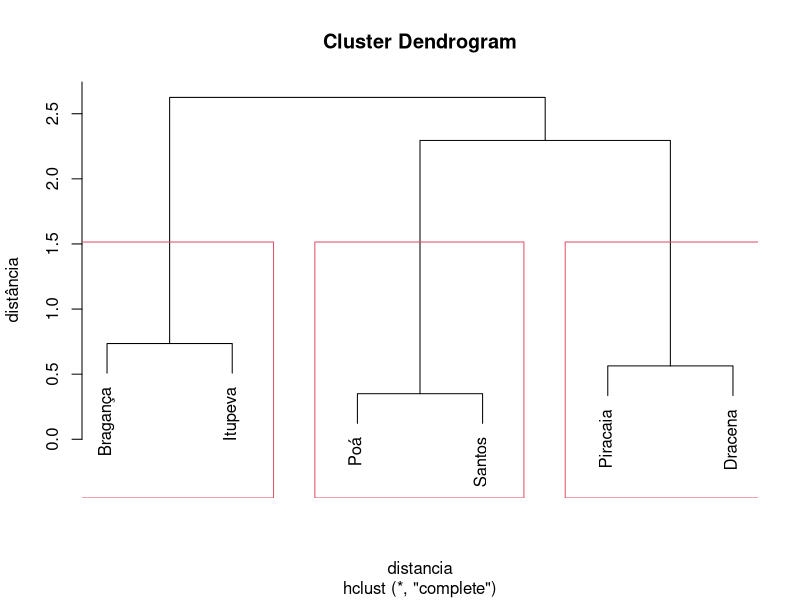

The R source for this figure:
## ---- chunk 1
knitr::opts_chunk$set(echo = TRUE)
## ---- chunk 2
municipios = c('Bragança', 'Poá', 'Piracaia', 'Itupeva', 'Dracena', 'Santos')
x1 = c(3.3, 4.7, 4.3, 3.7, 4, 4.7)
x2 = c(28.5, 33, 45, 27, 46.5, 30)
dados = data.frame(municipios, x1, x2, row.names = 1)

library(tidyverse)
library(knitr)

kable(dados)
## ---- chunk 3
kable(dados)
## ---- chunk 4
distancia = dist(scale(dados)) 
h  = hclust(distancia) 
plot(h, ylab='distância')
rect.hclust(h,3)
